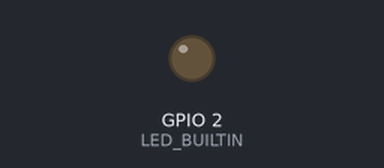
The program below on a simulated ESP32. Shown: output pins drawn as LEDs (lit = HIGH). What the program prints to the serial monitor is not drawn.

Above: at 0.1 s.
Timing chart, 0 to 2.6 s (numbered marks = the images above):
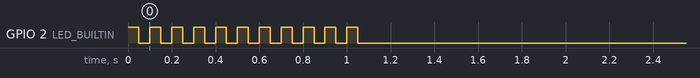

The program:

main.cpp
```cpp
#include <Arduino.h>
#include <esp_task_wdt.h>

TaskHandle_t Task1 = NULL;
TaskHandle_t Task2 = NULL;
TaskHandle_t Task3 = NULL;
TaskHandle_t Task4 = NULL;

void f4_Task(void *pvParam);
void f3_Task(void *pvParam);
void f2_Task(void *pvParam);
void f1_Task(void *pvParam);

void setup()
{
  Serial.begin(115200);
  esp_task_wdt_init(4, true);
  pinMode(LED_BUILTIN, OUTPUT);

  for (int i = 0; i <= 10; i++)
  {
    digitalWrite(LED_BUILTIN, HIGH);
    delay(50);
    digitalWrite(LED_BUILTIN, LOW);
    delay(50);
  }

  //delay(2000);
  xTaskCreatePinnedToCore(f1_Task, "func1_Task", 1000, NULL, 5, &Task1, 0);
  xTaskCreatePinnedToCore(f2_Task, "func2_Task", 1000, NULL, 2, &Task2, 0);
  xTaskCreatePinnedToCore(f3_Task, "func3_Task", 1000, NULL, 3, &Task3, 0);
  xTaskCreatePinnedToCore(f4_Task, "func4_Task", 1000, NULL, 4, &Task4, 0);
}

void loop()
{
  // loop task run at core1.
  Serial.println("main loop.");
  /* digitalWrite(LED_BUILTIN, HIGH);
  delay(500);
  digitalWrite(LED_BUILTIN, LOW);
  delay(500); */
}

void f4_Task(void *pvParam)
{
  vTaskDelay(500);
  /* Serial.println(String("Hello from TASK4 , Priority is : ") + uxTaskPriorityGet(Task4));
  int newPriority = 0;
  Serial.println(String("NOW WE CHANGE PRIORITY OF TASK4 TO BE : ") + newPriority );
  vTaskPrioritySet(Task4,newPriority);

  Serial.println(String("Hello again from TASK4 , then delete TASK4 !"));
  vTaskDelete(NULL); */
  Serial.println("Hello From Task#4");
  vTaskDelete(Task4);
}

void f3_Task(void *pvParam)
{
  vTaskDelay(500);
  /* Serial.println(String("Hello from TASK3 , then Suspend TASK2 & TASK3 !"));
  vTaskSuspend(Task2);
  vTaskSuspend(NULL);

  Serial.println(String("Hello again from TASK3 , then delete TASK3 !"));
  vTaskDelete(NULL); */
  Serial.println("Hello From Task#3");
  vTaskDelete(Task3);
}

void f2_Task(void *pvParam)
{
  vTaskDelay(500);
  /* Serial.println(String("Hello from TASK2 , then Resume TASK3 !"));
  vTaskResume(Task3);

  Serial.println(String("Hello again from TASK2 , then delete TASK2 !"));
  vTaskDelete(Task2); */
  Serial.println("Hello From Task#2");
  vTaskDelete(Task2);
}

void f1_Task(void *pvParam)
{
  vTaskDelay(500);
  /* Serial.println(String("Hello from TASK1 , then Resume TASK2 !"));
  vTaskResume(Task2);

  Serial.println(String("Hello again from TASK1 , then delete TASK1 !"));
  vTaskDelete(NULL); */
  Serial.println("Hello From Task#1");

  while (true)
  {
    Serial.println("f1 task");
    // vTaskDelay(1);
  }

  vTaskDelete(Task1);
}
```
